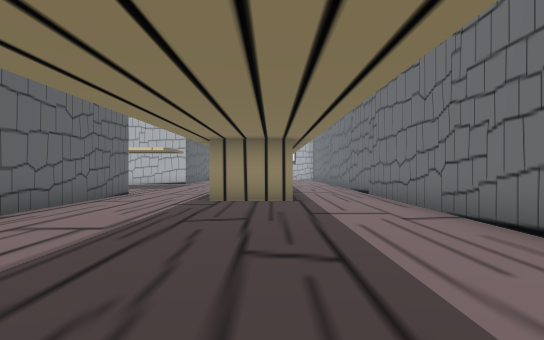
View 1 (above)

24 first-person views from a walk through a scene from a Unity 3-D project. The camera is 1.5 m above the floor, looks level and sees 75° across. The floor is counted in squares, 2 m on a side. Each view is taken from the middle of a square. On the plan, view 1 faces up. The plan holds only what a view shows up to about 11 squares ahead; the rest is blank. The place goes on beyond the plan. The player is left out.

View 2
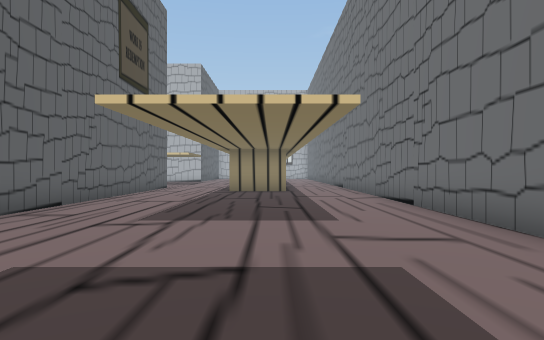

View 3
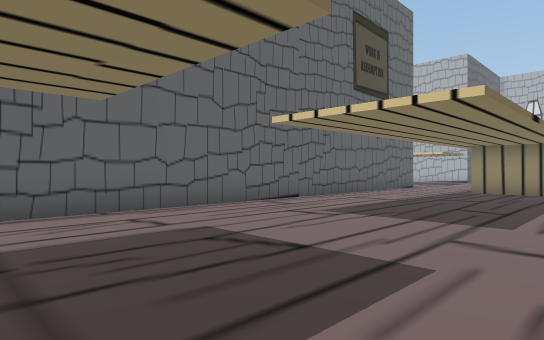

View 4
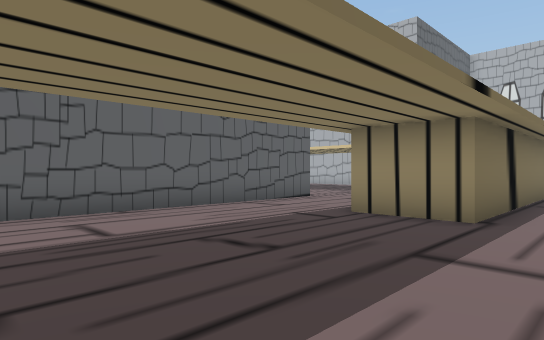

View 5
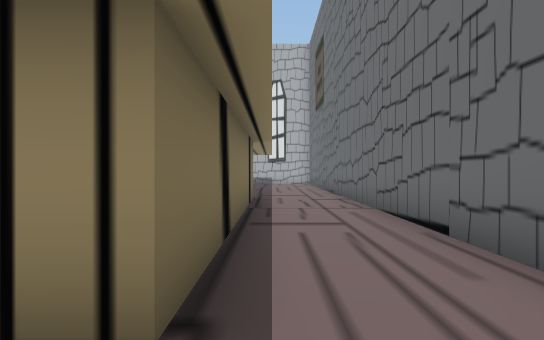

View 6
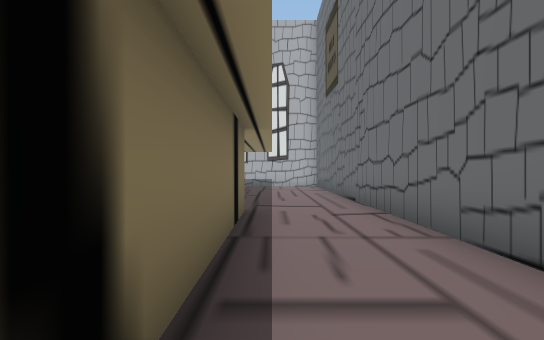

View 7
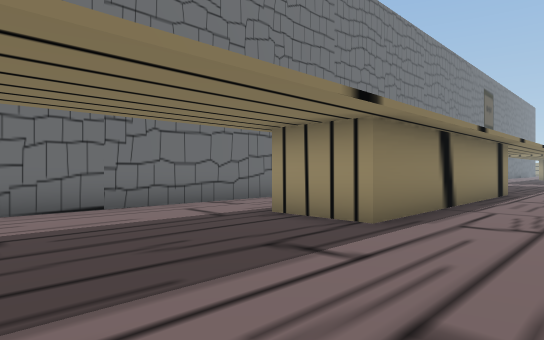

View 8
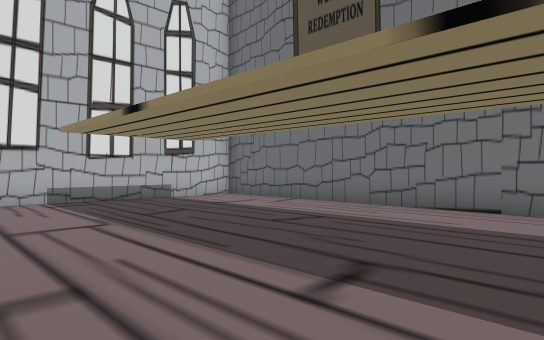

View 9
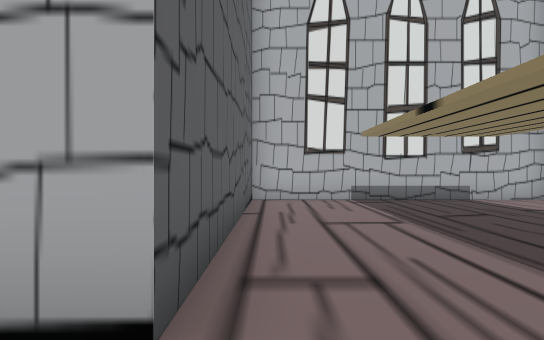

View 10
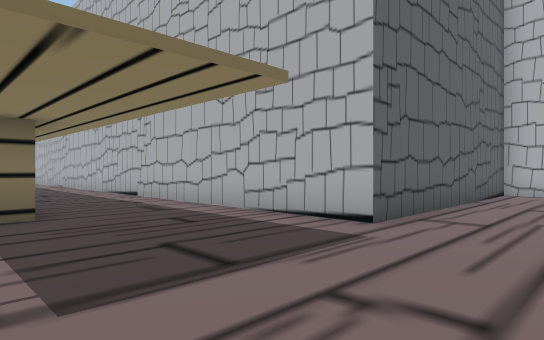

View 11
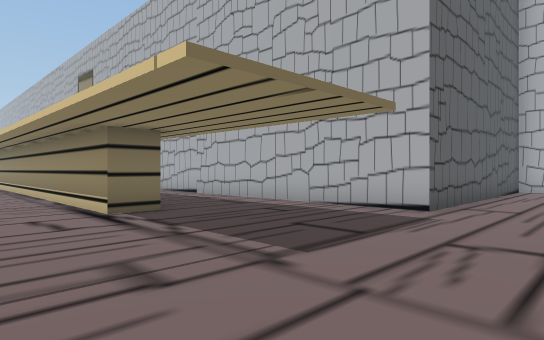

View 12
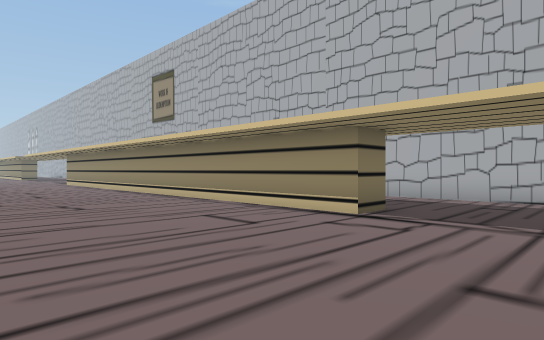

View 13
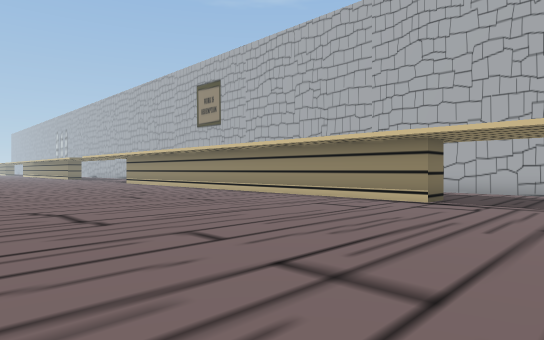

View 14
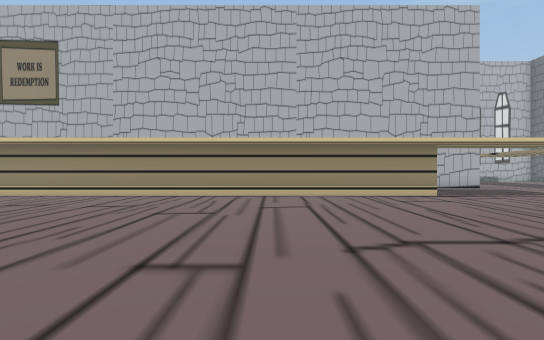

View 15
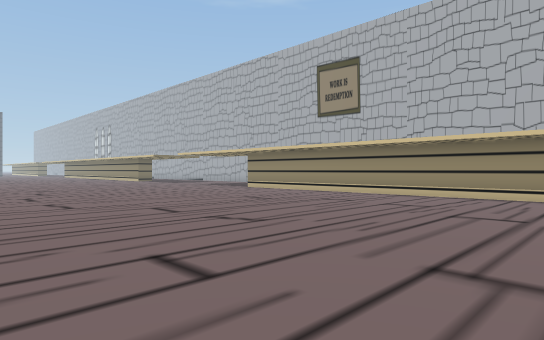

View 16
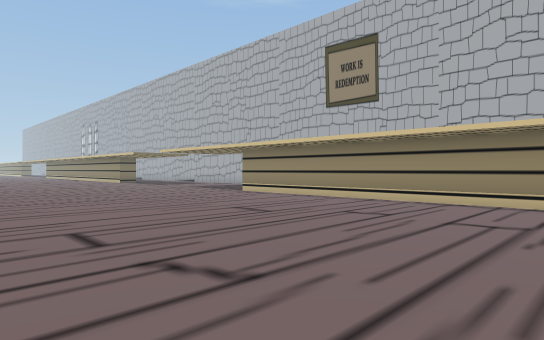

View 17
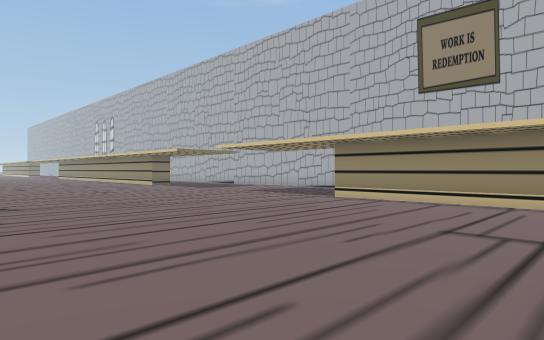

View 18
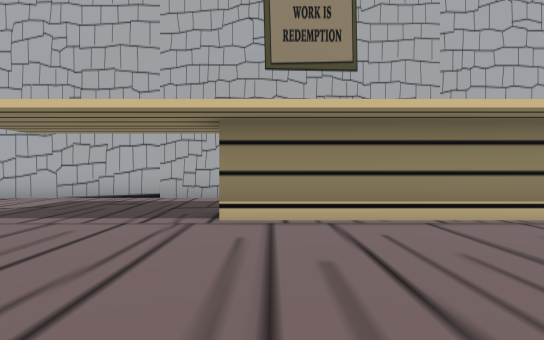

View 19
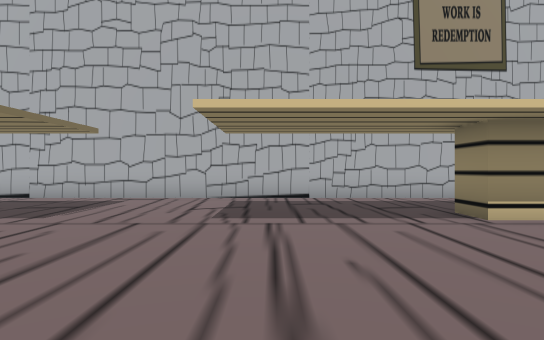

View 20
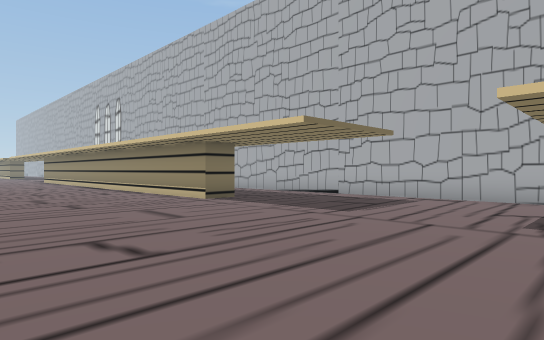

View 21
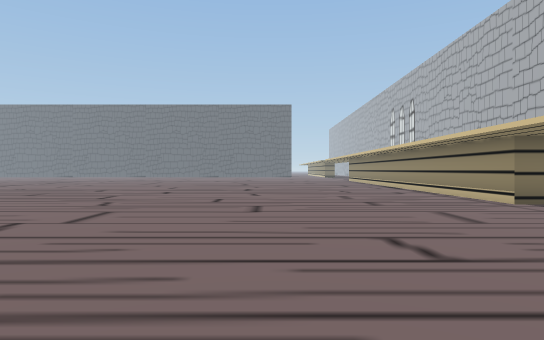

View 22
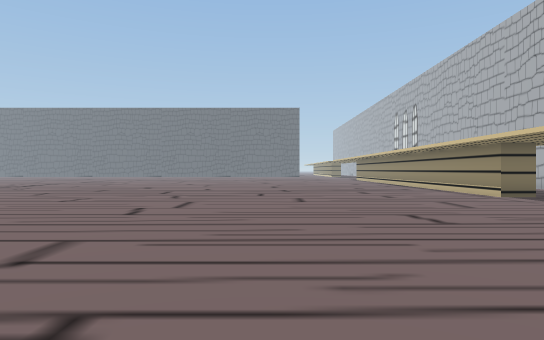

View 23
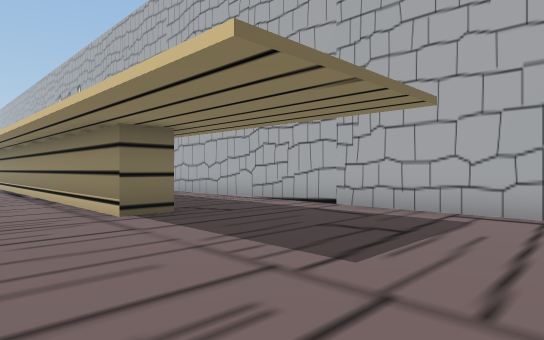

View 24
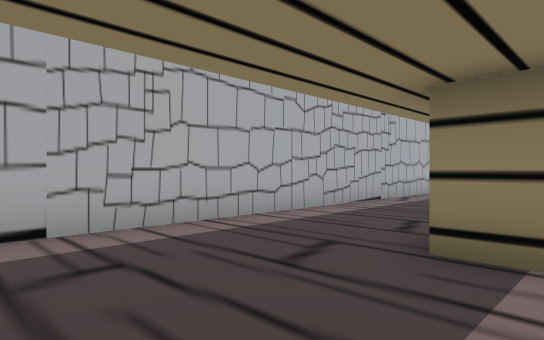

### Floor plan
Points are (right, up) in squares from view 1. A wall is a line through its corners. A room is listed if a view was taken in it or the views show most of it. See-through windows are left out.
Room 1 (views 1, 2, 3, 4, 5, 6, 11)
walls: (3, -0.1) (3, 17.6); (-4.4, 11) (-4.4, -3.2); (0.5, 16.5) (0.5, 8.5) (-1.5, 8.5) (-1.5, 12.5)
ways out: opening at (-2.5, 11.5) to room 2; opening at (1.5, 16.5) to room 2
Room 2 (views 7, 8, 9, 10, 12, 13, 14, 15, 16, 17, 18, 19, 20, 21, 22, 23, 24)
walls: (-16.9, 18.5) (-39.1, 18.5); (-8.2, 15.2) (-8.2, 14.3) (-24.8, 14.3) (-24.8, 15.2); (-35.7, 15.2) (-35.7, 14.3) (-39.5, 14.3); (-1.5, 12.5) (-1.5, 16.5) (0.5, 16.5); (3, 17.6) (3, 25.6); (2.9, 25.9) (-4.4, 25.9) (-4.4, 18.5) (-13.1, 18.5)
ways out: opening at (-2.5, 11.5) to room 1; opening at (1.5, 16.5) to room 1

Where each view was taken, in squares from view 1:
view 1: 0 up, 0 right, facing up
view 2: 4 down, 0 right, facing up
view 3: 4 down, 2 right, facing up-left
view 4: 3 up, 2 right, facing up-left
view 5: 7 up, 1 right, facing up
view 6: 10 up, 1 right, facing up
view 7: 21 up, 4 left, facing down-right
view 8: 17 up, 4 left, facing up-right
view 9: 17 up, 4 left, facing up
view 10: 14 up, 2 left, facing up-left
view 11: 12 up, 2 left, facing up-left
view 12: 9 up, 5 left, facing up-left
view 13: 6 up, 5 left, facing up-left
view 14: 4 up, 13 left, facing up
view 15: 4 up, 13 left, facing up-left
view 16: 6 up, 15 left, facing up-left
view 17: 6 up, 19 left, facing up-left
view 18: 9 up, 24 left, facing up
view 19: 9 up, 28 left, facing up
view 20: 9 up, 28 left, facing up-left
view 21: 9 up, 28 left, facing left
view 22: 8 up, 26 left, facing left
view 23: 12 up, 30 left, facing up-left
view 24: 14 up, 28 left, facing up-right
